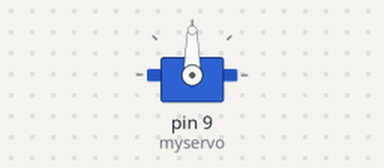
This sketch was run on a simulated Arduino Uno, built with avr-gcc and run on an emulated ATmega328P. Parts: servo.

Above: at 0.05 s.
At 2.0 s:
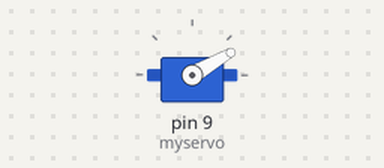
At 4.0 s:
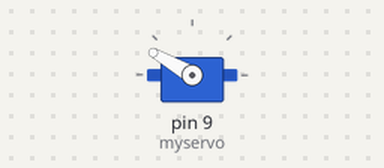
Timing chart, 0 to 5.2 s (numbered marks = the images above):
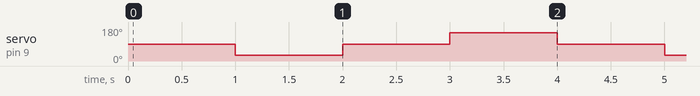

Measured:
- by itself, servo on pin 9 (myservo): repeats every 4.0 s: 90° 1.0 s, 150° 1.0 s, 90° 1.0 s, 30° 1.0 s

The sketch:

servo.ino
```cpp
//www.elegoo.com
//2018.12.19
#include <Servo.h>
Servo myservo;

void setup(){
  myservo.attach(9);
  myservo.write(90);// move servos to center position -> 90°
}
void loop(){
  myservo.write(90);// move servos to center position -> 90°
  delay(1000);
  myservo.write(30);// move servos to center position -> 60°
  delay(1000);
  myservo.write(90);// move servos to center position -> 90°
  delay(1000);
  myservo.write(150);// move servos to center position -> 120°
  delay(1000);
}
```
